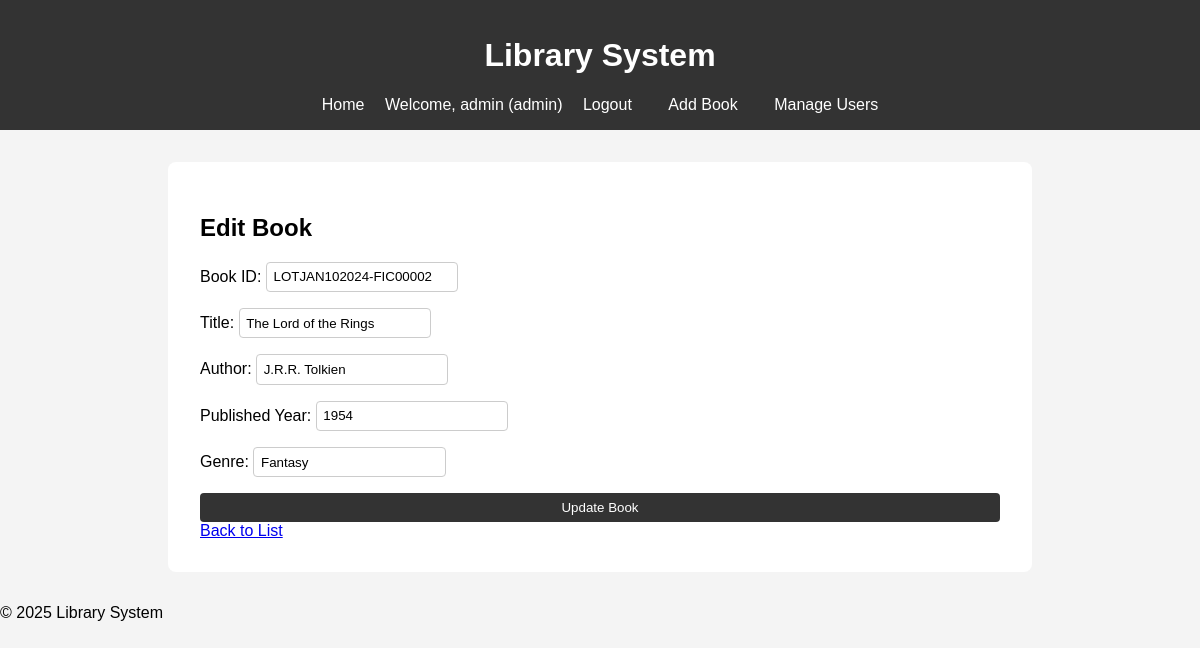
/edit.php?id=2 (signed in), run on the app's committed database.
### tables this page shows
CREATE TABLE IF NOT EXISTS books (
    id INT AUTO_INCREMENT PRIMARY KEY,
    book_id VARCHAR(30) UNIQUE,
    title VARCHAR(255) NOT NULL,
    author VARCHAR(255) NOT NULL,
    published_year INT NOT NULL,
    genre VARCHAR(100),
    status ENUM('Available', 'Borrowed', 'Archived') DEFAULT 'Available',
    created_at TIMESTAMP DEFAULT CURRENT_TIMESTAMP
);

### edit.php (the view, shortened to what this page needs)
<?php
require_once '../config/db.php';
include '../includes/header.php';
$id = (int)$_GET['id'];
$stmt = $pdo->prepare('SELECT * FROM books WHERE id = ?');
$stmt->execute([$id]);
$book = $stmt->fetch();
$title = $book['title'];
$author = $book['author'];
$year = $book['published_year'];
$genre = $book['genre'];
$bookId = $book['book_id'];
?>
<h2>Edit Book</h2>
<form method="post">
    <label>Book ID: <input type="text" value="<?= htmlspecialchars($bookId) ?>" readonly></label>
    <label>Title: <input type="text" name="title" value="<?= htmlspecialchars($title) ?>" required></label>
    <label>Author: <input type="text" name="author" value="<?= htmlspecialchars($author) ?>" required></label>
    <label>Published Year: <input type="number" name="published_year" value="<?= htmlspecialchars($year) ?>" required></label>
    <label>Genre: <input type="text" name="genre" value="<?= htmlspecialchars($genre) ?>"></label>
    <button type="submit">Update Book</button>
</form>
<a href="index.php">Back to List</a>
<?php include '../includes/footer.php'; ?>

### assets/css/style.css (style rules this page uses)
body { font-family: Arial, sans-serif; background: #f4f4f4; margin: 0; padding: 0; }
form { display: flex; flex-direction: column; gap: 1em; }
input, select { padding: 0.5em; border: 1px solid #ccc; border-radius: 4px; }
button { padding: 0.5em 1em; background: #333; color: #fff; border: none; border-radius: 4px; cursor: pointer; }

### data on the page
books: book "LOTJAN102024-FIC00002", title "The Lord of the Rings", author "J.R.R. Tolkien", published_year "1954", genre "Fantasy"

### other printed values
$_SESSION['username'] "admin"
$_SESSION['role'] "admin"
